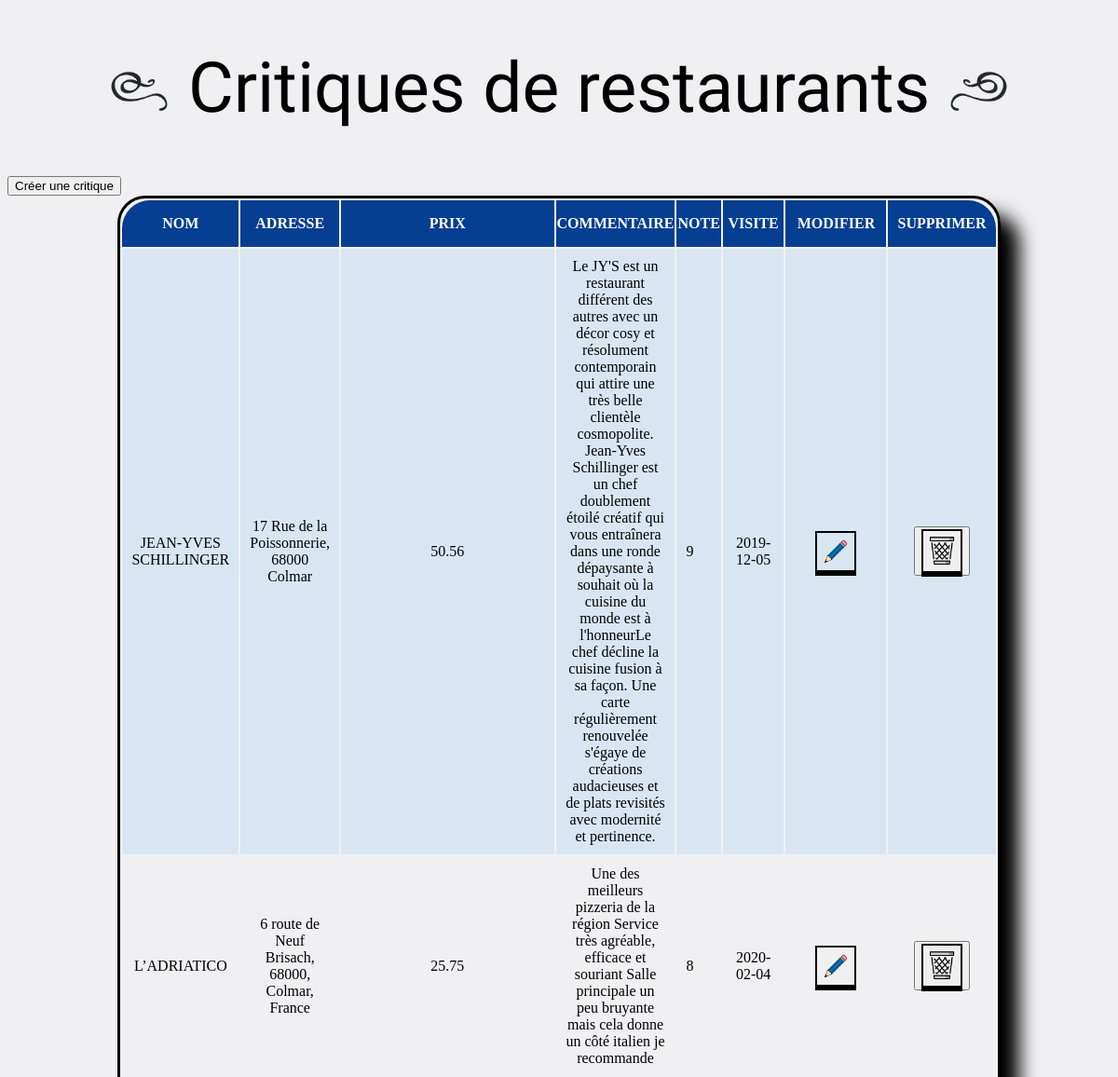
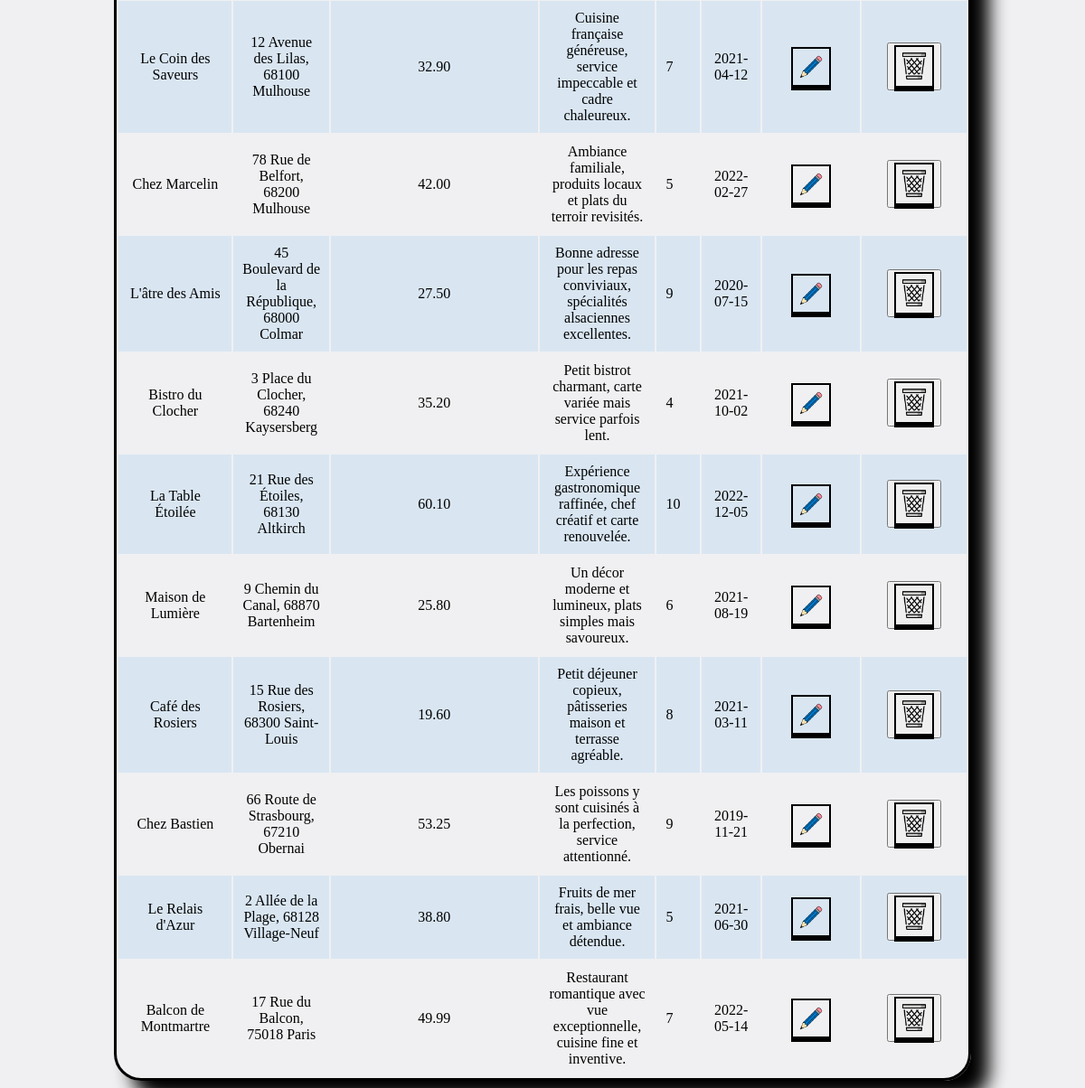
The page / on the database its author committed (2 pictures, top to bottom).
### tables this page shows
CREATE TABLE IF NOT EXISTS restaurants (
	id INT NOT NULL AUTO_INCREMENT,
	nom VARCHAR(100) NOT NULL,
	adresse VARCHAR(250) NOT NULL,
	prix DECIMAL(8,2) NOT NULL,
	commentaire MEDIUMTEXT NOT NULL,
	note DOUBLE NOT NULL,
	visite DATE NOT NULL,
	PRIMARY KEY (id),
	CONSTRAINT ck_note CHECK ((note BETWEEN 0 AND 10))
);

### src/dao/Config.php (called while the page is built)
<?php
return [
"host"=>"localhost",
"port"=>3306,
"base"=>"guide",
"user"=>"root",
"pass"=>""];

### src/dao/Dbconnexion.php (called while the page is built, shortened)
<?php
final class Dbconnexion{
    private static ?PDO $connexion = null;
    private static $host;
    private static $base;
    private static $user;
    private static $pass;
    private static $port;
    private static function setConfig()
    {
        $config = require __DIR__.'/Config.php';
        self::$host = $config['host'];
        self::$base = $config['base'];
        self::$user = $config['user'];
        self::$pass = $config['pass'];
        self::$port = $config['port'] ?? 3306;
    }
    public static function getInstance() : PDO
    {
        if(self::$connexion==null){
            try {
                self::$connexion = new PDO("mysql:host=".self::$host.";dbname=".self::$base.";port=".self::$port.";charset=utf8",
                self::$user, self::$pass, [PDO::ATTR_DEFAULT_FETCH_MODE=>PDO::FETCH_ASSOC]);
            } catch (Exception $e) {
                die("database connexion échoué :". $e->getMessage());
            }
        } return self::$connexion;
    }
}

### src/dao/RestaurantRepository.php (called while the page is built, shortened)
<?php
class RestaurantRepository{
    private ?PDO $dbConnect;
    public function __construct()
    {
        $this->dbConnect=Dbconnexion::getInstance();
    }
    public function searchAll():array
    {
        $rq = "Select nom, adresse, prix, commentaire, note, visite from restaurants";
        $stmt = $this->dbConnect->query($rq);
        $data = $stmt->fetchAll();
        return $data;
    }
}

### src/vues/tableau.php (the view)
<?php
function afficherTableau(array $data): string
{
    $html = "<table class='styled-table'><thead><tr>";
    foreach (array_keys($data[0]) as $colonne) {
        $html .= "<th>" . htmlspecialchars($colonne) . "</th>";
    }
    $html .= "<th>Modifier</th><th>Supprimer</th></tr></thead><tbody>";
    foreach ($data as $ligne) {
        $id = isset($ligne['id']) ? $ligne['id'] : '';
        $html .= "<tr>";
        foreach ($ligne as $cellule) {
            $html .= "<td>" . htmlspecialchars((string)$cellule) . "</td>";
        }
        $html .= "
            <td>
                <a href='detail.php?id={$id}' class='btn-no-style'>
                    <img class='imgBouton' src='./assets/img/ajouter.png' alt='Modifier'>
                </a>
            </td>
            <td>
                <form action='{$_SERVER["PHP_SELF"]}' method='POST' style='margin:0; padding:0;'>
                    <input type='hidden' name='suppr' value='{$id}'>
                    <button type='submit' name='suppression' class='btn-no-style'>
                        <img class='imgBouton' src='./assets/img/supprimer.png' alt='Supprimer'>
                    </button>
                </form>
            </td>
        </tr>";
    }
    $html .= "</tbody></table>";
    return $html;
}
?>

### index.php (shortened to what this page needs)
<!DOCTYPE html>
<html lang="fr">
<head>
    <link rel="stylesheet" href="./assets/css/style.css">
</head>
<?php
require "./src/dao/Dbconnexion.php";
require "./src/dao/RestaurantRepository.php";
require "./src/vues/tableau.php";
$objResto = new RestaurantRepository();
?>
<body>
    <h1><img class="texteDeco" src="./assets/img/textDeco2.png" alt="Décoration de texte à gauche">
    Critiques de restaurants
    <img class="texteDeco" src="./assets/img/textDeco1.png" alt="Décoration de texte à droite"></h1>
    <input type="button" value="Créer une critique" id="boutonResto">
    <?php
    echo afficherTableau($objResto->searchAll());
    ?>
</body>
</html>

### assets/css/style.css (style rules this page uses)
body { background-color: #F0F0F2; }
table { display: block; margin: auto; border: 3px solid #000000; border-radius: 30px; width: 80%; height: auto; text-align: center; box-shadow: 20px 20px 20px #000000; }
h1 { text-align: center; font-family: Allura, cursive, Arial, Helvetica, sans-serif; font-size: 75px; font-weight: 100; }
.texteDeco { width: 65px; }
tbody tr:nth-child(odd) { background-color: #D9E6F2; }
tbody tr:nth-child(even) { background-color: #F0F0F2; }
tbody td:nth-child(5) { text-align: left; }
thead { text-transform: uppercase; }
table thead tr th:first-child { border-top-left-radius: 30px; }
table thead tr th:last-child { border-top-right-radius: 30px; }
table tbody tr:last-child td:first-child { border-bottom-left-radius: 30px; }
table tbody tr:last-child td:last-child { border-bottom-right-radius: 30px; }
table thead th:nth-child(8) { padding: 10px; }
tr { height: 50px; }
th { background-color: #063e91; color: #FFFFFF; }
td { padding: 10px; }
table td:nth-child(3), table th:nth-child(3) { width: 300px; }
table td:nth-child(6), table th:nth-child(6) { width: 50px; }
table td:nth-child(7), table th:nth-child(7) { width: 100px; }
.imgBouton { width: 30px; max-width: 100%; height: auto; cursor: pointer; vertical-align: middle; border: 2px solid #000000; padding: 5px; transition: transform 0.5s ease; transition: transform 0.1s, box-shadow 0.1s; box-shadow: 0 4px #000000; }

### rows shown on the page
restaurants: nom "JEAN-YVES SCHILLINGER", adresse "17 Rue de la Poissonnerie, 68000 Colmar", prix "50.56", commentaire "Le JY'S est un restaurant différent des autres avec un décor cosy et résolument contemporain qui attire une très belle clientèle cosmopolite. Jean-Yves Schillinger est un chef doublement étoilé créatif qui vous entraînera dans une ronde dépaysante à souhait où la cuisine du monde est à l'honneurLe chef décline la cuisine fusion à sa façon. Une carte régulièrement renouvelée s'égaye de créations audacieuses et de plats revisités avec modernité et pertinence.", note "9", visite "2019-12-05"
restaurants: nom "L’ADRIATICO", adresse "6 route de Neuf Brisach, 68000, Colmar, France", prix "25.75", commentaire "Une des meilleurs pizzeria de la région Service très agréable, efficace et souriant Salle principale un peu bruyante mais cela donne un côté italien je recommande", note "8", visite "2020-02-04"
restaurants: nom "Le Coin des Saveurs", adresse "12 Avenue des Lilas, 68100 Mulhouse", prix "32.90", commentaire "Cuisine française généreuse, service impeccable et cadre chaleureux.", note "7", visite "2021-04-12"
restaurants: nom "Chez Marcelin", adresse "78 Rue de Belfort, 68200 Mulhouse", prix "42.00", commentaire "Ambiance familiale, produits locaux et plats du terroir revisités.", note "5", visite "2022-02-27"
restaurants: nom "L'âtre des Amis", adresse "45 Boulevard de la République, 68000 Colmar", prix "27.50", commentaire "Bonne adresse pour les repas conviviaux, spécialités alsaciennes excellentes.", note "9", visite "2020-07-15"
restaurants: nom "Bistro du Clocher", adresse "3 Place du Clocher, 68240 Kaysersberg", prix "35.20", commentaire "Petit bistrot charmant, carte variée mais service parfois lent.", note "4", visite "2021-10-02"
restaurants: nom "La Table Étoilée", adresse "21 Rue des Étoiles, 68130 Altkirch", prix "60.10", commentaire "Expérience gastronomique raffinée, chef créatif et carte renouvelée.", note "10", visite "2022-12-05"
restaurants: nom "Maison de Lumière", adresse "9 Chemin du Canal, 68870 Bartenheim", prix "25.80", commentaire "Un décor moderne et lumineux, plats simples mais savoureux.", note "6", visite "2021-08-19"
restaurants: nom "Café des Rosiers", adresse "15 Rue des Rosiers, 68300 Saint-Louis", prix "19.60", commentaire "Petit déjeuner copieux, pâtisseries maison et terrasse agréable.", note "8", visite "2021-03-11"
restaurants: nom "Chez Bastien", adresse "66 Route de Strasbourg, 67210 Obernai", prix "53.25", commentaire "Les poissons y sont cuisinés à la perfection, service attentionné.", note "9", visite "2019-11-21"
restaurants: nom "Le Relais d'Azur", adresse "2 Allée de la Plage, 68128 Village-Neuf", prix "38.80", commentaire "Fruits de mer frais, belle vue et ambiance détendue.", note "5", visite "2021-06-30"
restaurants: nom "Balcon de Montmartre", adresse "17 Rue du Balcon, 75018 Paris", prix "49.99", commentaire "Restaurant romantique avec vue exceptionnelle, cuisine fine et inventive.", note "7", visite "2022-05-14"

### other values the page prints
$colonne "NOM"
$colonne "ADRESSE"
$colonne "PRIX"
$colonne "COMMENTAIRE"
$colonne "NOTE"
$colonne "VISITE"
